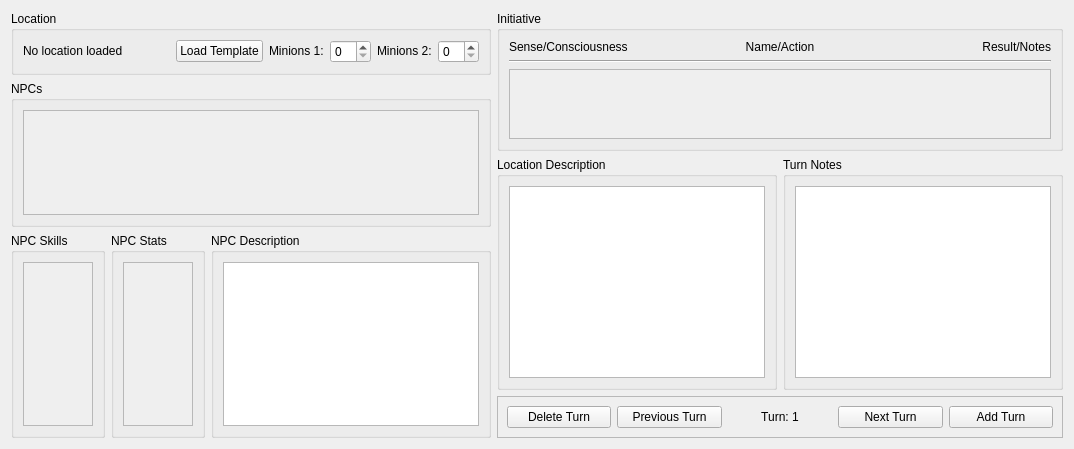
      <widget class="QWidget" name="turnTab">
       <attribute name="title">
        <string>Turns</string>
       </attribute>
       <layout class="QGridLayout" name="gridLayout">
        <item row="1" column="1">
         <widget class="QWidget" name="widget" native="true">
          <layout class="QVBoxLayout" name="verticalLayout_4">
           <property name="leftMargin">
            <number>0</number>
           </property>
           <property name="topMargin">
            <number>0</number>
           </property>
           <property name="rightMargin">
            <number>0</number>
           </property>
           <property name="bottomMargin">
            <number>0</number>
           </property>
           <item>
            <widget class="QGroupBox" name="groupBox_3">
             <property name="sizePolicy">
              <sizepolicy hsizetype="Preferred" vsizetype="Fixed">
               <horstretch>0</horstretch>
               <verstretch>0</verstretch>
              </sizepolicy>
             </property>
             <property name="title">
              <string>Location</string>
             </property>
             <layout class="QVBoxLayout" name="verticalLayout_30">
              <item>
               <widget class="QWidget" name="widget_411" native="true">
                <property name="sizePolicy">
                 <sizepolicy hsizetype="Preferred" vsizetype="Fixed">
                  <horstretch>0</horstretch>
                  <verstretch>0</verstretch>
                 </sizepolicy>
                </property>
                <layout class="QHBoxLayout" name="horizontalLayout_7">
                 <property name="leftMargin">
                  <number>0</number>
                 </property>
                 <property name="topMargin">
                  <number>0</number>
                 </property>
                 <property name="rightMargin">
                  <number>0</number>
                 </property>
                 <property name="bottomMargin">
                  <number>0</number>
                 </property>
                 <item>
                  <widget class="QLabel" name="turnLocationLabel">
                   <property name="sizePolicy">
                    <sizepolicy hsizetype="Preferred" vsizetype="Fixed">
                     <horstretch>0</horstretch>
                     <verstretch>0</verstretch>
                    </sizepolicy>
                   </property>
                   <property name="text">
                    <string>No location loaded</string>
                   </property>
                  </widget>
                 </item>
                 <item>
                  <widget class="QPushButton" name="turnLoadButton">
                   <property name="enabled">
                    <bool>true</bool>
                   </property>
                   <property name="sizePolicy">
                    <sizepolicy hsizetype="Fixed" vsizetype="Fixed">
                     <horstretch>0</horstretch>
                     <verstretch>0</verstretch>
                    </sizepolicy>
                   </property>
                   <property name="toolTip">
                    <string/>
                   </property>
                   <property name="text">
                    <string>Load Template</string>
                   </property>
                   <property name="autoDefault">
                    <bool>false</bool>
                   </property>
                   <property name="default">
                    <bool>false</bool>
                   </property>
                   <property name="flat">
                    <bool>false</bool>
                   </property>
                  </widget>
                 </item>
                 <item>
                  <widget class="QLabel" name="label_10">
                   <property name="sizePolicy">
                    <sizepolicy hsizetype="Fixed" vsizetype="Fixed">
                     <horstretch>0</horstretch>
                     <verstretch>0</verstretch>
                    </sizepolicy>
                   </property>
                   <property name="text">
                    <string>Minions 1:</string>
                   </property>
                  </widget>
                 </item>
                 <item>
                  <widget class="QSpinBox" name="turnMinionSpin1">
                   <property name="enabled">
                    <bool>true</bool>
                   </property>
                   <property name="sizePolicy">
                    <sizepolicy hsizetype="Fixed" vsizetype="Fixed">
                     <horstretch>0</horstretch>
                     <verstretch>0</verstretch>
                    </sizepolicy>
                   </property>
                  </widget>
                 </item>
                 <item>
                  <widget class="QLabel" name="label_11">
                   <property name="sizePolicy">
                    <sizepolicy hsizetype="Fixed" vsizetype="Fixed">
                     <horstretch>0</horstretch>
                     <verstretch>0</verstretch>
                    </sizepolicy>
                   </property>
                   <property name="text">
                    <string>Minions 2:</string>
                   </property>
                  </widget>
                 </item>
                 <item>
                  <widget class="QSpinBox" name="turnMinionSpin2">
                   <property name="enabled">
                    <bool>true</bool>
                   </property>
                   <property name="sizePolicy">
                    <sizepolicy hsizetype="Fixed" vsizetype="Fixed">
                     <horstretch>0</horstretch>
                     <verstretch>0</verstretch>
                    </sizepolicy>
                   </property>
                  </widget>
                 </item>
                </layout>
               </widget>
              </item>
             </layout>
            </widget>
           </item>
           <item>
            <widget class="QGroupBox" name="turnNPCBox">
             <property name="title">
              <string>NPCs</string>
             </property>
             <layout class="QVBoxLayout" name="verticalLayout_26">
              <item>
               <widget class="QScrollArea" name="scrollArea_10">
                <property name="sizePolicy">
                 <sizepolicy hsizetype="Preferred" vsizetype="Expanding">
                  <horstretch>0</horstretch>
                  <verstretch>0</verstretch>
                 </sizepolicy>
                </property>
                <property name="widgetResizable">
                 <bool>true</bool>
                </property>
                <widget class="QWidget" name="turnNPCContents">
                 <property name="geometry">
                  <rect>
                   <x>0</x>
                   <y>0</y>
                   <width>634</width>
                   <height>339</height>
                  </rect>
                 </property>
                 <layout class="QVBoxLayout" name="verticalLayout_27"/>
                </widget>
               </widget>
              </item>
             </layout>
            </widget>
           </item>
           <item>
            <widget class="QWidget" name="widget_4" native="true">
             <property name="sizePolicy">
              <sizepolicy hsizetype="Preferred" vsizetype="Fixed">
               <horstretch>0</horstretch>
               <verstretch>0</verstretch>
              </sizepolicy>
             </property>
             <property name="minimumSize">
              <size>
               <width>0</width>
               <height>0</height>
              </size>
             </property>
             <property name="maximumSize">
              <size>
               <width>16777215</width>
               <height>205</height>
              </size>
             </property>
             <layout class="QHBoxLayout" name="horizontalLayout_5">
              <property name="leftMargin">
               <number>0</number>
              </property>
              <property name="topMargin">
               <number>0</number>
              </property>
              <property name="rightMargin">
               <number>0</number>
              </property>
              <property name="bottomMargin">
               <number>0</number>
              </property>
              <item>
               <widget class="QGroupBox" name="groupBox_5">
                <property name="title">
                 <string>NPC Skills</string>
                </property>
                <layout class="QVBoxLayout" name="verticalLayout_6">
                 <item>
                  <widget class="QScrollArea" name="scrollArea_7">
                   <property name="sizePolicy">
                    <sizepolicy hsizetype="Preferred" vsizetype="Expanding">
                     <horstretch>0</horstretch>
                     <verstretch>0</verstretch>
                    </sizepolicy>
                   </property>
                   <property name="widgetResizable">
                    <bool>true</bool>
                   </property>
                   <widget class="QWidget" name="turnSkillContents">
                    <property name="geometry">
                     <rect>
                      <x>0</x>
                      <y>0</y>
                      <width>158</width>
                      <height>162</height>
                     </rect>
                    </property>
                    <layout class="QVBoxLayout" name="verticalLayout_24"/>
                   </widget>
                  </widget>
                 </item>
                </layout>
               </widget>
              </item>
              <item>
               <widget class="QGroupBox" name="groupBox_41">
                <property name="title">
                 <string>NPC Stats</string>
                </property>
                <layout class="QVBoxLayout" name="verticalLayout_5">
                 <item>
                  <widget class="QScrollArea" name="scrollArea_8">
                   <property name="sizePolicy">
                    <sizepolicy hsizetype="Preferred" vsizetype="Expanding">
                     <horstretch>0</horstretch>
                     <verstretch>0</verstretch>
                    </sizepolicy>
                   </property>
                   <property name="widgetResizable">
                    <bool>true</bool>
                   </property>
                   <widget class="QWidget" name="turnStatContents">
                    <property name="geometry">
                     <rect>
                      <x>0</x>
                      <y>0</y>
                      <width>158</width>
                      <height>162</height>
                     </rect>
                    </property>
                    <layout class="QVBoxLayout" name="verticalLayout_23"/>
                   </widget>
                  </widget>
                 </item>
                </layout>
               </widget>
              </item>
              <item>
               <widget class="QGroupBox" name="groupBox_11">
                <property name="title">
                 <string>NPC Description</string>
                </property>
                <layout class="QHBoxLayout" name="horizontalLayout_6">
                 <item>
                  <widget class="QTextEdit" name="turnNPCDescription">
                   <property name="sizePolicy">
                    <sizepolicy hsizetype="Preferred" vsizetype="Preferred">
                     <horstretch>0</horstretch>
                     <verstretch>0</verstretch>
                    </sizepolicy>
                   </property>
                   <property name="readOnly">
                    <bool>true</bool>
                   </property>
                  </widget>
                 </item>
                </layout>
               </widget>
              </item>
             </layout>
            </widget>
           </item>
          </layout>
         </widget>
        </item>
        <item row="1" column="2">
         <widget class="QWidget" name="widget_21" native="true">
          <layout class="QVBoxLayout" name="verticalLayout">
           <property name="leftMargin">
            <number>0</number>
           </property>
           <property name="topMargin">
            <number>0</number>
           </property>
           <property name="rightMargin">
            <number>0</number>
           </property>
           <property name="bottomMargin">
            <number>0</number>
           </property>
           <item>
            <widget class="QGroupBox" name="turnInitiativeBox">
             <property name="title">
              <string>Initiative</string>
             </property>
             <property name="checkable">
              <bool>false</bool>
             </property>
             <layout class="QVBoxLayout" name="verticalLayout_3">
              <item>
               <widget class="QWidget" name="widget_2" native="true">
                <property name="sizePolicy">
                 <sizepolicy hsizetype="Preferred" vsizetype="Fixed">
                  <horstretch>0</horstretch>
                  <verstretch>0</verstretch>
                 </sizepolicy>
                </property>
                <layout class="QHBoxLayout" name="horizontalLayout_4">
                 <property name="leftMargin">
                  <number>0</number>
                 </property>
                 <property name="topMargin">
                  <number>0</number>
                 </property>
                 <property name="rightMargin">
                  <number>0</number>
                 </property>
                 <property name="bottomMargin">
                  <number>0</number>
                 </property>
                 <item>
                  <widget class="QLabel" name="label_6">
                   <property name="sizePolicy">
                    <sizepolicy hsizetype="Preferred" vsizetype="Fixed">
                     <horstretch>0</horstretch>
                     <verstretch>0</verstretch>
                    </sizepolicy>
                   </property>
                   <property name="text">
                    <string>Sense/Consciousness</string>
                   </property>
                  </widget>
                 </item>
                 <item>
                  <widget class="QLabel" name="label_4">
                   <property name="sizePolicy">
                    <sizepolicy hsizetype="Preferred" vsizetype="Fixed">
                     <horstretch>0</horstretch>
                     <verstretch>0</verstretch>
                    </sizepolicy>
                   </property>
                   <property name="text">
                    <string>Name/Action</string>
                   </property>
                   <property name="alignment">
                    <set>Qt::AlignCenter</set>
                   </property>
                  </widget>
                 </item>
                 <item>
                  <widget class="QLabel" name="label_2">
                   <property name="sizePolicy">
                    <sizepolicy hsizetype="Preferred" vsizetype="Fixed">
                     <horstretch>0</horstretch>
                     <verstretch>0</verstretch>
                    </sizepolicy>
                   </property>
                   <property name="text">
                    <string>Result/Notes</string>
                   </property>
                   <property name="alignment">
                    <set>Qt::AlignRight|Qt::AlignTrailing|Qt::AlignVCenter</set>
                   </property>
                  </widget>
                 </item>
                </layout>
               </widget>
              </item>
              <item>
               <widget class="Line" name="line_4">
                <property name="orientation">
                 <enum>Qt::Horizontal</enum>
                </property>
               </widget>
              </item>
              <item>
               <widget class="QScrollArea" name="scrollArea_9">
                <property name="sizePolicy">
                 <sizepolicy hsizetype="Preferred" vsizetype="Expanding">
                  <horstretch>0</horstretch>
                  <verstretch>0</verstretch>
                 </sizepolicy>
                </property>
                <property name="widgetResizable">
                 <bool>true</bool>
                </property>
                <widget class="QWidget" name="turnInitContents">
                 <property name="geometry">
                  <rect>
                   <x>0</x>
                   <y>0</y>
                   <width>634</width>
                   <height>304</height>
                  </rect>
                 </property>
                 <layout class="QVBoxLayout" name="verticalLayout_25"/>
                </widget>
               </widget>
              </item>
             </layout>
            </widget>
           </item>
           <item>
            <widget class="QWidget" name="widget_17" native="true">
             <layout class="QHBoxLayout" name="horizontalLayout_26">
              <property name="leftMargin">
               <number>0</number>
              </property>
              <property name="topMargin">
               <number>0</number>
              </property>
              <property name="rightMargin">
               <number>0</number>
              </property>
              <property name="bottomMargin">
               <number>0</number>
              </property>
              <item>
               <widget class="QGroupBox" name="groupBox_9">
                <property name="title">
                 <string>Location Description</string>
                </property>
                <layout class="QHBoxLayout" name="horizontalLayout_27">
                 <item>
                  <widget class="QTextEdit" name="turnLocDescription">
                   <property name="sizePolicy">
                    <sizepolicy hsizetype="Preferred" vsizetype="Preferred">
                     <horstretch>0</horstretch>
                     <verstretch>0</verstretch>
                    </sizepolicy>
                   </property>
                   <property name="readOnly">
                    <bool>true</bool>
                   </property>
                  </widget>
                 </item>
                </layout>
               </widget>
              </item>
              <item>
               <widget class="QGroupBox" name="groupBox_2">
                <property name="title">
                 <string>Turn Notes</string>
                </property>
                <property name="flat">
                 <bool>false</bool>
                </property>
                <layout class="QHBoxLayout" name="horizontalLayout_3">
                 <item>
                  <widget class="QTextEdit" name="turnEdit">
                   <property name="enabled">
                    <bool>true</bool>
                   </property>
                   <property name="sizePolicy">
                    <sizepolicy hsizetype="Preferred" vsizetype="Preferred">
                     <horstretch>0</horstretch>
                     <verstretch>0</verstretch>
                    </sizepolicy>
                   </property>
                  </widget>
                 </item>
                </layout>
               </widget>
              </item>
             </layout>
            </widget>
           </item>
           <item>
            <widget class="QFrame" name="frame">
             <property name="sizePolicy">
              <sizepolicy hsizetype="Preferred" vsizetype="Fixed">
               <horstretch>0</horstretch>
               <verstretch>0</verstretch>
              </sizepolicy>
             </property>
             <property name="frameShape">
              <enum>QFrame::StyledPanel</enum>
             </property>
             <property name="frameShadow">
              <enum>QFrame::Sunken</enum>
             </property>
             <property name="lineWidth">
              <number>1</number>
             </property>
             <property name="midLineWidth">
              <number>0</number>
             </property>
             <layout class="QHBoxLayout" name="horizontalLayout">
              <item>
               <widget class="QPushButton" name="turnDeleteButton">
                <property name="enabled">
                 <bool>true</bool>
                </property>
                <property name="sizePolicy">
                 <sizepolicy hsizetype="Preferred" vsizetype="Fixed">
                  <horstretch>0</horstretch>
                  <verstretch>0</verstretch>
                 </sizepolicy>
                </property>
                <property name="toolTip">
                 <string/>
                </property>
                <property name="text">
                 <string>Delete Turn</string>
                </property>
                <property name="default">
                 <bool>false</bool>
                </property>
               </widget>
              </item>
              <item>
               <widget class="QPushButton" name="turnPrevButton">
                <property name="enabled">
                 <bool>true</bool>
                </property>
                <property name="sizePolicy">
                 <sizepolicy hsizetype="Preferred" vsizetype="Fixed">
                  <horstretch>0</horstretch>
                  <verstretch>0</verstretch>
                 </sizepolicy>
                </property>
                <property name="toolTip">
                 <string/>
                </property>
                <property name="text">
                 <string>Previous Turn</string>
                </property>
               </widget>
              </item>
              <item>
               <widget class="QLabel" name="turnCounterLabel">
                <property name="enabled">
                 <bool>true</bool>
                </property>
                <property name="sizePolicy">
                 <sizepolicy hsizetype="Preferred" vsizetype="Fixed">
                  <horstretch>0</horstretch>
                  <verstretch>0</verstretch>
                 </sizepolicy>
                </property>
                <property name="text">
                 <string>Turn: 1</string>
                </property>
                <property name="alignment">
                 <set>Qt::AlignCenter</set>
                </property>
               </widget>
              </item>
              <item>
               <widget class="QPushButton" name="turnNextButton">
                <property name="enabled">
                 <bool>true</bool>
                </property>
                <property name="sizePolicy">
                 <sizepolicy hsizetype="Preferred" vsizetype="Fixed">
                  <horstretch>0</horstretch>
                  <verstretch>0</verstretch>
                 </sizepolicy>
                </property>
                <property name="toolTip">
                 <string/>
                </property>
                <property name="text">
                 <string>Next Turn</string>
                </property>
               </widget>
              </item>
              <item>
               <widget class="QPushButton" name="turnAddButton">
                <property name="enabled">
                 <bool>true</bool>
                </property>
                <property name="sizePolicy">
                 <sizepolicy hsizetype="Preferred" vsizetype="Fixed">
                  <horstretch>0</horstretch>
                  <verstretch>0</verstretch>
                 </sizepolicy>
                </property>
                <property name="toolTip">
                 <string/>
                </property>
                <property name="text">
                 <string>Add Turn</string>
                </property>
               </widget>
              </item>
             </layout>
            </widget>
           </item>
          </layout>
         </widget>
        </item>
       </layout>
      </widget>
